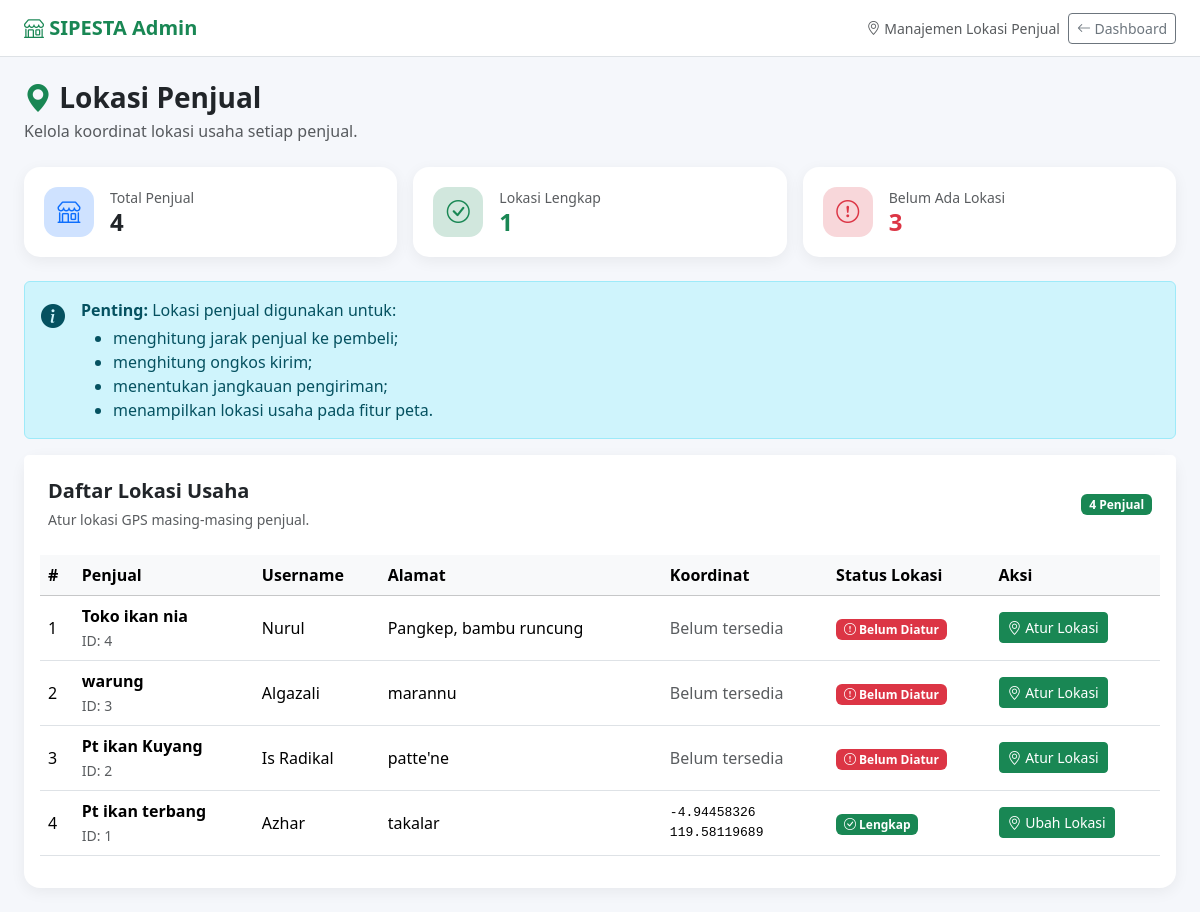
Screenshot of /admin/lokasi_penjual.php (signed in) with the database file from the repository.
### tables this page shows
CREATE TABLE `penjual` (
  `id` int(11) NOT NULL,
  `user_id` int(11) NOT NULL,
  `nama` varchar(100) NOT NULL,
  `no_hp` varchar(20) DEFAULT NULL,
  `alamat` text DEFAULT NULL,
  `nama_usaha` varchar(150) DEFAULT NULL,
  `jenis_usaha` varchar(100) DEFAULT NULL,
  `created_at` timestamp NOT NULL DEFAULT current_timestamp(),
  `latitude` decimal(10,8) DEFAULT NULL,
  `longitude` decimal(11,8) DEFAULT NULL
);

CREATE TABLE `users` (
  `id` int(11) NOT NULL,
  `nama` varchar(100) NOT NULL,
  `username` varchar(50) NOT NULL,
  `PASSWORD` varchar(255) NOT NULL,
  `no_hp` varchar(20) DEFAULT NULL,
  `role` enum('admin','penjual','pembeli') NOT NULL,
  `STATUS` enum('aktif','nonaktif') DEFAULT 'aktif',
  `created_at` timestamp NOT NULL DEFAULT current_timestamp()
);

### config/helper.php (called while the page is built, shortened)
<?php
function e($text)
{
    return htmlspecialchars($text ?? '', ENT_QUOTES, 'UTF-8');
}

### admin/lokasi_penjual.php (the view, shortened to what this page needs)
<?php
require_once "../config/database.php";
require_once "../config/helper.php";
$dataPenjual = [];
$sql = "
    SELECT
        p.id,
        p.user_id,
        p.nama_usaha,
        p.alamat,
        p.latitude,
        p.longitude,
        u.username,
        u.status AS status_user
    FROM penjual p
    LEFT JOIN users u
        ON u.id = p.user_id
    ORDER BY p.id DESC
";
$result = $conn->query($sql);
if ($result) {
    while ($row = $result->fetch_assoc()) {
        $dataPenjual[] = $row;
    }
}
$totalPenjual = count($dataPenjual);
$sudahAdaLokasi = 0;
$belumAdaLokasi = 0;
foreach ($dataPenjual as $p) {
    if (
        $p['latitude'] !== null &&
        $p['longitude'] !== null &&
        $p['latitude'] !== '' &&
        $p['longitude'] !== ''
    ) {
        $sudahAdaLokasi++;
    } else {
        $belumAdaLokasi++;
    }
}
?>
<!DOCTYPE html>
<html lang="id">
<head>
    <link
        href="https://cdn.jsdelivr.net/npm/bootstrap@5.3.2/dist/css/bootstrap.min.css"
        rel="stylesheet">
    <link
        href="https://cdn.jsdelivr.net/npm/bootstrap-icons@1.11.3/font/bootstrap-icons.css"
        rel="stylesheet">
</head>
<body>
<nav class="navbar navbar-expand-lg bg-white border-bottom">
    <div class="container-fluid px-4">
        <a
            href="index.php"
            class="navbar-brand text-success"
        >
            <i class="bi bi-shop"></i>
            SIPESTA Admin
        </a>
        <div class="d-flex align-items-center gap-2">
            <span class="text-muted small">
                <i class="bi bi-geo-alt"></i>
                Manajemen Lokasi Penjual
            </span>
            <a
                href="index.php"
                class="btn btn-outline-secondary btn-sm"
            >
                <i class="bi bi-arrow-left"></i>
                Dashboard
            </a>
        </div>
    </div>
</nav>
<div class="container-fluid px-4 py-4">
    <div class="d-flex justify-content-between align-items-center mb-4">
        <div>
            <h3 class="fw-bold mb-1">
                <i class="bi bi-geo-alt-fill text-success"></i>
                Lokasi Penjual
            </h3>
            <p class="text-muted mb-0">
                Kelola koordinat lokasi usaha setiap penjual.
            </p>
        </div>
    </div>
    <div class="row g-3 mb-4">
        <div class="col-md-4">
            <div class="card stat-card">
                <div class="d-flex align-items-center gap-3">
                    <div class="stat-icon bg-primary-subtle text-primary">
                        <i class="bi bi-shop"></i>
                    </div>
                    <div>
                        <div class="text-muted small">
                            Total Penjual
                        </div>
                        <h4 class="fw-bold mb-0">
                            <?= $totalPenjual ?>
                        </h4>
                    </div>
                </div>
            </div>
        </div>
        <div class="col-md-4">
            <div class="card stat-card">
                <div class="d-flex align-items-center gap-3">
                    <div class="stat-icon location-complete">
                        <i class="bi bi-check-circle"></i>
                    </div>
                    <div>
                        <div class="text-muted small">
                            Lokasi Lengkap
                        </div>
                        <h4 class="fw-bold text-success mb-0">
                            <?= $sudahAdaLokasi ?>
                        </h4>
                    </div>
                </div>
            </div>
        </div>
        <div class="col-md-4">
            <div class="card stat-card">
                <div class="d-flex align-items-center gap-3">
                    <div class="stat-icon location-empty">
                        <i class="bi bi-exclamation-circle"></i>
                    </div>
                    <div>
                        <div class="text-muted small">
                            Belum Ada Lokasi
                        </div>
                        <h4 class="fw-bold text-danger mb-0">
                            <?= $belumAdaLokasi ?>
                        </h4>
                    </div>
                </div>
            </div>
        </div>
    </div>
    <div class="alert alert-info">
        <div class="d-flex gap-3">
            <i class="bi bi-info-circle-fill fs-4"></i>
            <div>
                <strong>Penting:</strong>
                Lokasi penjual digunakan untuk:
                <ul class="mb-0 mt-1">
                    <li>
                        menghitung jarak penjual ke pembeli;
                    </li>
                    <li>
                        menghitung ongkos kirim;
                    </li>
                    <li>
                        menentukan jangkauan pengiriman;
                    </li>
                    <li>
                        menampilkan lokasi usaha pada fitur peta.
                    </li>
                </ul>
            </div>
        </div>
    </div>
    <div class="card">
        <div class="card-header bg-white border-0 p-4">
            <div class="d-flex justify-content-between align-items-center">
                <div>
                    <h5 class="fw-bold mb-1">
                        Daftar Lokasi Usaha
                    </h5>
                    <small class="text-muted">
                        Atur lokasi GPS masing-masing penjual.
                    </small>
                </div>
                <span class="badge bg-success">
                    <?= $totalPenjual ?> Penjual
                </span>
            </div>
        </div>
        <div class="card-body pt-0">
            <?php if (empty($dataPenjual)): ?>
                <div class="text-center py-5">
                    <i class="bi bi-shop display-4 text-muted"></i>
                    <h5 class="mt-3">
                        Belum ada penjual
                    </h5>
                    <p class="text-muted">
                        Data penjual belum tersedia.
                    </p>
                </div>
            <?php else: ?>
                <div class="table-responsive">
                    <table class="table table-hover align-middle">
                        <thead class="table-light">
                            <tr>
                                <th>#</th>
                                <th>Penjual</th>
                                <th>Username</th>
                                <th>Alamat</th>
                                <th>Koordinat</th>
                                <th>Status Lokasi</th>
                                <th>Aksi</th>
                            </tr>
                        </thead>
                        <tbody>
                        <?php foreach ($dataPenjual as $index => $penjual): ?>
                            <?php
                            $adaLokasi =
                                $penjual['latitude'] !== null &&
                                $penjual['longitude'] !== null &&
                                $penjual['latitude'] !== '' &&
                                $penjual['longitude'] !== '';
                            ?>
                            <tr>
                                <td>
                                    <?= $index + 1 ?>
                                </td>
                                <td>
                                    <div class="fw-semibold">
                                        <?= e($penjual['nama_usaha']) ?>
                                    </div>
                                    <small class="text-muted">
                                        ID: <?= (int)$penjual['id'] ?>
                                    </small>
                                </td>
                                <td>
                                    <?= e(
                                        $penjual['username'] ?? '-'
                                    ) ?>
                                </td>
                                <td style="min-width:220px">
                                    <?= e(
                                        $penjual['alamat'] ?? '-'
                                    ) ?>
                                </td>
                                <td>
                                    <?php if ($adaLokasi): ?>
                                        <div class="coordinate">
                                            <?= e(
                                                $penjual['latitude']
                                            ) ?>
                                            <br>
                                            <?= e(
                                                $penjual['longitude']
                                            ) ?>
                                        </div>
                                    <?php else: ?>
                                        <span class="text-muted">
                                            Belum tersedia
                                        </span>
                                    <?php endif; ?>
                                </td>
                                <td>
                                    <?php if ($adaLokasi): ?>
                                        <span class="badge bg-success">
                                            <i class="bi bi-check-circle"></i>
                                            Lengkap
                                        </span>
                                    <?php else: ?>
                                        <span class="badge bg-danger">
                                            <i class="bi bi-exclamation-circle"></i>
                                            Belum Diatur
                                        </span>
                                    <?php endif; ?>
                                </td>
                                <td>
                                    <button
                                        type="button"
                                        class="btn btn-sm btn-success"
                                        data-bs-toggle="modal"
                                        data-bs-target="#modalLokasi<?= (int)$penjual['id'] ?>"
                                    >
                                        <i class="bi bi-geo-alt"></i>
                                        <?= $adaLokasi
                                            ? 'Ubah Lokasi'
                                            : 'Atur Lokasi'
                                        ?>
                                    </button>
                                </td>
                            </tr>
                        <?php endforeach; ?>
                        </tbody>
                    </table>
                </div>
            <?php endif; ?>
        </div>
    </div>
</div>
</body>
</html>

### admin/lokasi_penjual.php (style rules this page uses)
body { background: #f5f7fb; }
.navbar-brand { font-weight: 700; }
.card { border: none; border-radius: 16px; box-shadow: 0 4px 15px rgba(0,0,0,.06); }
.stat-card { border-radius: 16px; padding: 20px; height: 100%; }
.stat-icon { width: 50px; height: 50px; border-radius: 14px; display: flex; align-items: center; justify-content: center; font-size: 23px; }
.location-complete { color: #198754; background: #d1e7dd; }
.location-empty { color: #dc3545; background: #f8d7da; }
.table th { white-space: nowrap; }
.coordinate { font-family: monospace; font-size: 13px; }

### rows the page displays
penjual: nama_usaha "Toko ikan nia", id "4", user.username "Nurul", alamat "Pangkep, bambu runcung", shows "Belum tersedia", shows "Belum Diatur", shows "Atur Lokasi"
penjual: nama_usaha "warung", id "3", user.username "Algazali", alamat "marannu", shows "Belum tersedia", shows "Belum Diatur", shows "Atur Lokasi"
penjual: nama_usaha "Pt ikan Kuyang", id "2", user.username "Is Radikal", alamat "patte'ne", shows "Belum tersedia", shows "Belum Diatur", shows "Atur Lokasi"
penjual: nama_usaha "Pt ikan terbang", id "1", user.username "Azhar", alamat "takalar", latitude "-4.94458326", longitude "119.58119689", shows "Lengkap", shows "Ubah Lokasi"

### other values shown
$totalPenjual "4"
$sudahAdaLokasi "1"
$belumAdaLokasi "3"
